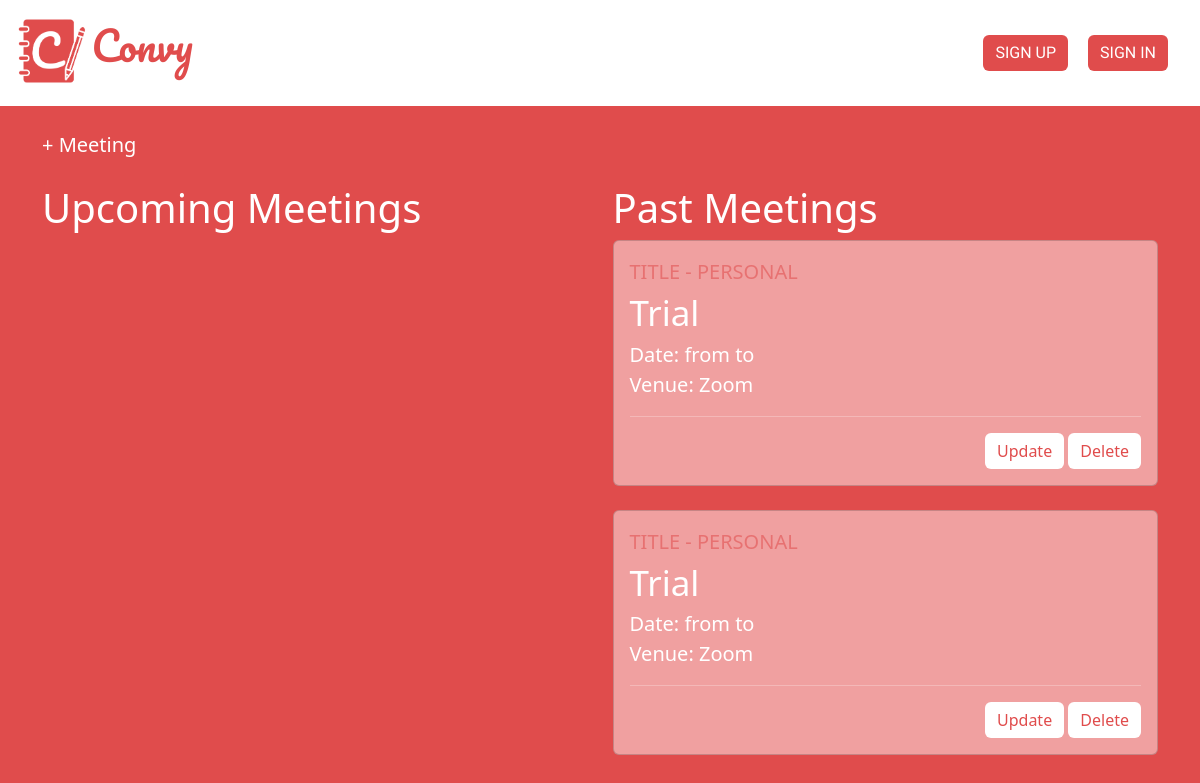
Page /group/1/meeting/ on the earlier database version.
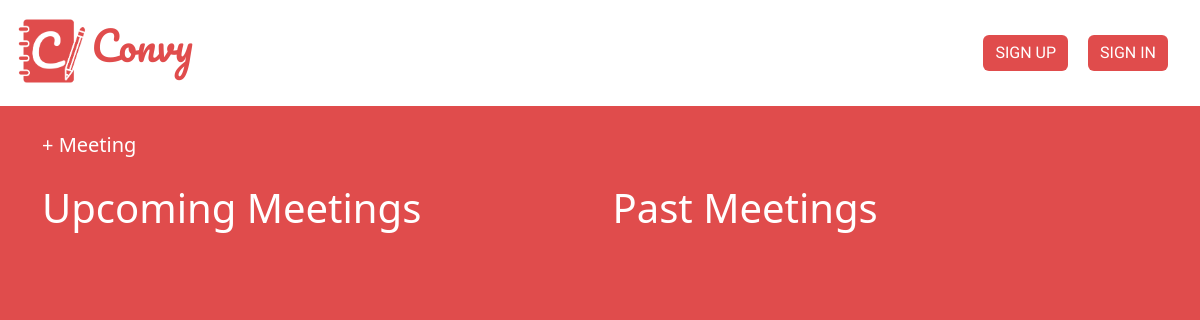
Same page on the later database version.
### meeting/models.py (models this page shows)
class Meeting(models.Model):
    user = models.ForeignKey(User, on_delete=models.CASCADE, default=1)
    group = models.ForeignKey(Group, on_delete=models.CASCADE, default=1) # group to be changed to Foreign Key
    agenda = models.CharField(max_length=225, blank=False)
    meeting_date = models.DateTimeField()
    location = models.CharField(max_length=225, blank=True)
    meeting_link = models.URLField(max_length=225, null=True)
    meeting_minutes = models.TextField(blank=True)
    def __str__(self):
        return self.agenda

### group/models.py (models this page shows)
class Group(models.Model):
    CATEGORY = (
        ('PERSONAL', 'PERSONAL'),
        ('CCA', 'CCA'),
        ('MODULE', 'MODULE'),
        ('PROJECT', 'PROJECT')
    )
    category = models.CharField(max_length=10, choices=CATEGORY, default='PERS')
    title = models.CharField(max_length=63, blank=False)
    members = models.ManyToManyField(User)
    class Meta:
        ordering = ('title',)
    def __str__(self):
        return self.title + " - " + self.category

### group/views.py (the view)
# urls.py: path('<group_id>/meeting/', views.group_meeting, name="meeting"),
def group_meeting(request, group_id):
    meeting = Meeting.objects.filter(group__pk = group_id)
    upcoming = meeting.filter(meeting_date__gt = timezone.now())
    past = meeting.filter(meeting_date__lte = timezone.now())
    return render(request, 'group/meeting.html', {
        'meeting': meeting,
        'upcoming': upcoming,
        'past': past,
    })

### group/templates/group/meeting.html (shortened to what this page needs)
{% extends 'authentication/base.html' %}
{% load static %}
{% block content %}
    <a href="{% url 'group:add-meeting' %}" style="text-decoration: 0; font-size: 20px;">&plus; Meeting</a>
    <br> <br>
    <div class="meeting">
    <div class="split-left">
        <h1>Upcoming Meetings</h1>
    </div>
    <div class="split-right">
        <h1>Past Meetings</h1>
        {% for pastmeetings in past %}
        <div class="card" style="background-color: #F0A0A0">
            <div class="card-body">
                <div style="color: rgba(224, 76, 76, 0.56); font-size: 20px">
                    {{ pastmeetings.group | upper }}<br>
                </div>
                <div style="color: white; font-size: 35px;">
                    {{ pastmeetings }} <br>
                </div>
                <div style="color: white; font-size: 20px;">
                    Date: {{ pastmeetings.dates }} from {{ pastmeetings.start_time }} to {{ pastmeetings.end_time }}<br>
                </div>
                <div style="color: white; font-size: 20px;">
                    Venue: {{ pastmeetings.location }} <br>
                </div>
                <hr>
                <div align="right">
                    <a href="{% url 'group:update-meeting' pastmeetings.id %}" class="btn btn-outline-success">Update</a>
                    <a href="{% url 'group:delete-meeting' pastmeetings.id %}" class="btn btn-outline-danger">Delete</a>
                </div>
            </div>
        </div>
        <br>
        {% endfor %}
    </div>
{% endblock %}

Differences in the rows shown:
removed Meeting: group "TITLE - PERSONAL", agenda "Trial", location "Zoom"
removed Meeting: group "TITLE - PERSONAL", agenda "Trial", location "Zoom"
